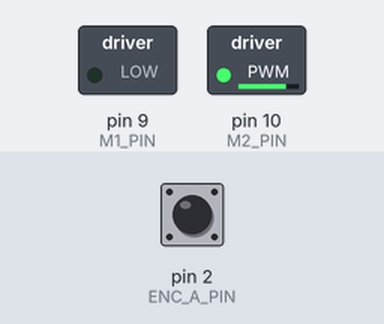
This sketch was run on a simulated Arduino Uno, built with avr-gcc and run on an emulated ATmega328P. Shown: switched loads named in the sketch (green lamp = pin HIGH). Inputs (shaded band) come from the test bench; at power-on: pin 2 (ENC_A_PIN) HIGH.

Above: at 0.1 s.
Timing chart, 0 to 1.6 s (numbered marks = the images above):
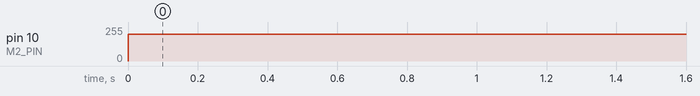

Measured:
- by itself, pin 10 (M2_PIN): 0/255 → 200/255 at 0.00 s

The sketch:

n20_encoder_test.ino
```cpp
/*
 * Arduino Uno Pinout for Encoded N20 Motor
 *
 * Motor/Encoder Pin   | Arduino Pin
 * -------------------|-------------
 * M1 Motor Power  -  |  9  (PWM)
 * M2 Motor Power  +  | 10  (PWM)
 * Encoder GND        |  GND
 * Encoder VCC        |  5V
 * C1 Encoder A phase |  2  (Interrupt 0)
 * C2 Encoder B phase |  3  (Interrupt 1)
 *
 * N20 Encoder: 600 steps/rev
 * Spins motor 360 degrees (1 rev)
 */

#define M1_PIN 9      // Motor Power -
#define M2_PIN 10     // Motor Power +
#define ENC_A_PIN 2   // Encoder A (interrupt 0)
#define ENC_B_PIN 3   // Encoder B (interrupt 1)

volatile long encoderCount = 0;
int targetSteps = 2048; // 1 revolution

void encoderA() {
  int b = digitalRead(ENC_B_PIN);
  if (b == HIGH) {
    encoderCount++;
  } else {
    encoderCount--;
  }
}

void setup() {
  pinMode(M1_PIN, OUTPUT);
  pinMode(M2_PIN, OUTPUT);
  pinMode(ENC_A_PIN, INPUT_PULLUP);
  pinMode(ENC_B_PIN, INPUT_PULLUP);

  attachInterrupt(digitalPinToInterrupt(ENC_A_PIN), encoderA, RISING);

  // Stop motor initially
  analogWrite(M1_PIN, 0);
  analogWrite(M2_PIN, 0);
  encoderCount = 0;
}

void loop() {
  // Spin motor forward until 600 steps (1 rev)
  if (encoderCount < targetSteps) {
    analogWrite(M1_PIN, 0);    // M1 low
    analogWrite(M2_PIN, 200);  // M2 high (speed 200/255)
  } else {
    // Stop motor
    analogWrite(M1_PIN, 0);
    analogWrite(M2_PIN, 0);
  }
}
```
